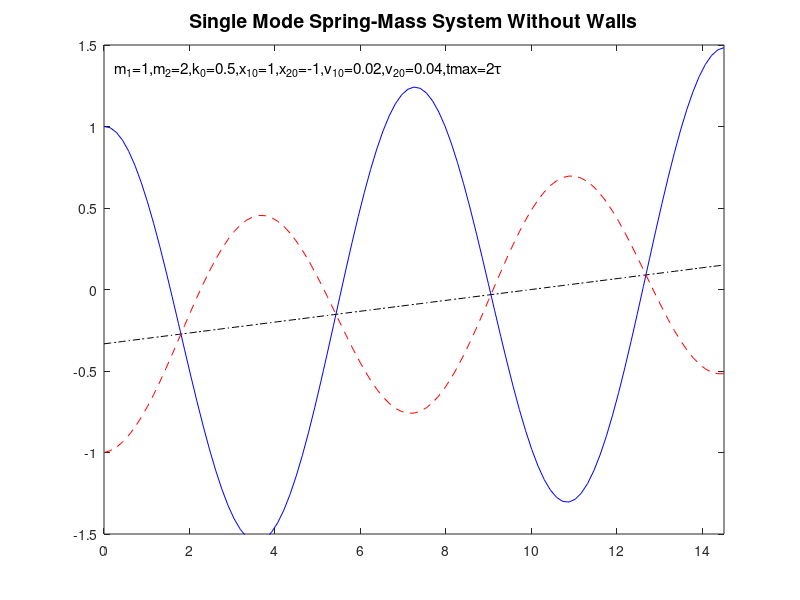

This chart was generated by the following MATLAB code: (Note: this script raises an error after producing the figure.)
%inter_spr1.m
%plots the coordinate solutions for the single mode coupled spring-mass 
%system without walls
clear;
m1=1;                                %masses
m2=2;
k0=0.5;                              %spring constant
x10=1;                               %initial positions
x20=-1;
v10=0.02;                            %initial speeds
v20=0.04;
mu=m1*m2/(m1+m2);                    %reduced mass
xcm0=(m1*x10+m2*x20)/(m1+m2);        %initial center of mass
vcm=(m1*v10+m2*v20)/(m1+m2);         %center of mass speed
xr0=(x20-x10);                       %relative coordinate
vr0=(v20-v10);                       %relative speed
om=sqrt(k0/mu);                       %frequency
tau=2*pi/om;                         %period
A=vr0/om;                            %amplitudes
B=xr0;
tmax=2;
str=cat(2,'m_1=',num2str(m1),',m_2=',num2str(m2),',k_0=',num2str(k0),...
',x_{10}=',num2str(x10),',x_{20}=',num2str(x20),',v_{10}=',num2str(v10),...
',v_{20}=',num2str(v20),',tmax=',num2str(tmax),'\tau');
tmax=tmax*tau;
t=[0:tau/50:tmax];                   %plotting time range
xr=A*sin(om*t)+B*cos(om*t);          %solution
xcm=xcm0+vcm*t;                      %cm position vs time
x1=xcm-m2*xr/(m1+m2);                %mass positions versus time
x2=xcm+m1*xr/(m1+m2);
plot(t,xcm,'k-.',t,x1,'b-',t,x2,'r--');
axis([0 tmax -1.5  1.5]);
text(0.25,1.35,str,'FontSize',11,'Color','black');
title('Single Mode Spring-Mass System Without Walls','FontSize',14)
h=legend('xcm','x1','x2',4); set(h,'FontSize',14)
ylabel('Position','FontSize',14);
xlabel('Time','FontSize',14);
